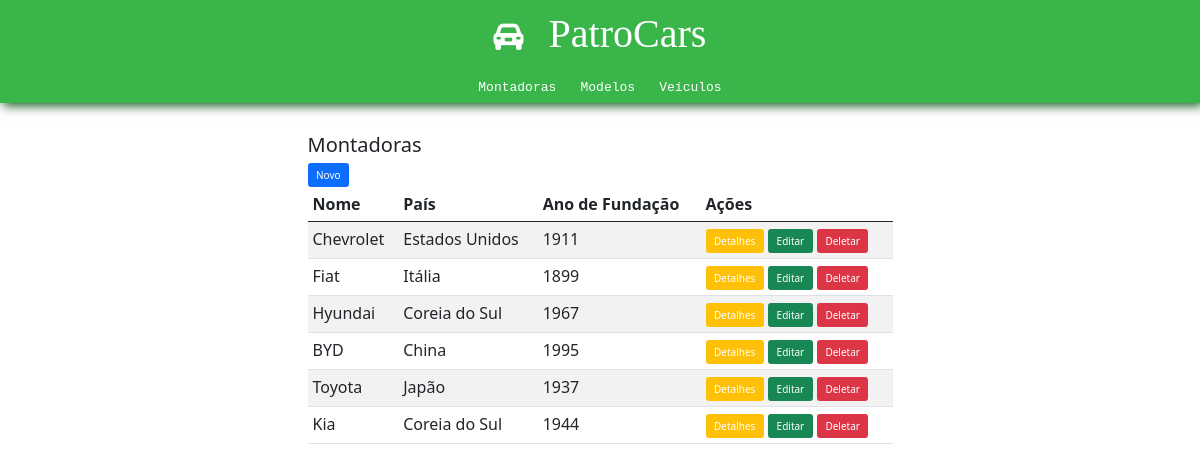
/patrocars/montadoras/, run on the app's committed database.
### patrocars/models.py (models this page shows, shortened)
class Montadora(models.Model):
    id = models.CharField(primary_key=True, default=ulid.new, editable=False, max_length=26)
    nome = models.CharField(max_length=100)
    pais = models.CharField(max_length=100)
    ano_fundacao = models.IntegerField()

### patrocars/views.py (the view)
# urls.py: path('montadoras/', views.lista_montadoras, name='lista_montadoras'),
def lista_montadoras(request):
    montadoras = Montadora.objects.all()
    return render(request, 'patrocars/montadoras/lista_montadoras.html', {'montadoras': montadoras})

### patrocars/templates/patrocars/montadoras/lista_montadoras.html
{% include 'patrocars/partials/head.html' %}
<body>
    {% include 'patrocars/partials/header.html' %}
    <main>
        <div class="container-sm mt-5" style="width:50vw">
            <h2>Montadoras</h2>
            <button class="btn btn-primary">
                <a href="{% url 'patrocars:criar_montadora' %}">Novo</a>
            </button>
            <table class="table table-striped">
                <thead>
                    <tr>
                        <th scope="col">Nome</th>
                        <th scope="col">País</th>
                        <th scope="col">Ano de Fundação</th>
                        <th scope="col">Ações</th>
                    </tr>
                </thead>
                <tbody>
                    {% for montadora in montadoras %}
                        <tr>
                            <td>{{ montadora.nome }}</td>
                            <td>{{ montadora.pais }}</td>
                            <td>{{ montadora.ano_fundacao }}</td>
                            <td>
                                <button class="btn btn-warning"><a href="{% url 'patrocars:detalhe_montadora' montadora.id %}" >Detalhes</a></button>
                                <button class="btn btn-success"><a href="{% url 'patrocars:editar_montadora' montadora.id %}" >Editar</a></button>
                                <button class="btn btn-danger"><a href="{% url 'patrocars:excluir_montadora' montadora.id %}" >Deletar</a></button>
                            </td>
                        </tr>
                    {% empty %}
                        <tr>
                            <td colspan="4">Nenhuma montadora cadastrada.</td>
                        </tr>
                    {% endfor %}
                </tbody>
            </table>
        </div>
    </main>
</body>
</html>

### patrocars/static/patrocars/css/style.css (style rules this page uses)
* { margin: 0; padding: 0; box-sizing: border-box; }
html { font-size: 62.5%; }
body { font-size: 1.6rem; }
main { margin-top: 10px; }
a { text-decoration: none; color: white; }

### data on the page
Montadora: nome "Chevrolet", pais "Estados Unidos", ano_fundacao "1911"
Montadora: nome "Fiat", pais "Itália", ano_fundacao "1899"
Montadora: nome "Hyundai", pais "Coreia do Sul", ano_fundacao "1967"
Montadora: nome "BYD", pais "China", ano_fundacao "1995"
Montadora: nome "Toyota", pais "Japão", ano_fundacao "1937"
Montadora: nome "Kia", pais "Coreia do Sul", ano_fundacao "1944"
